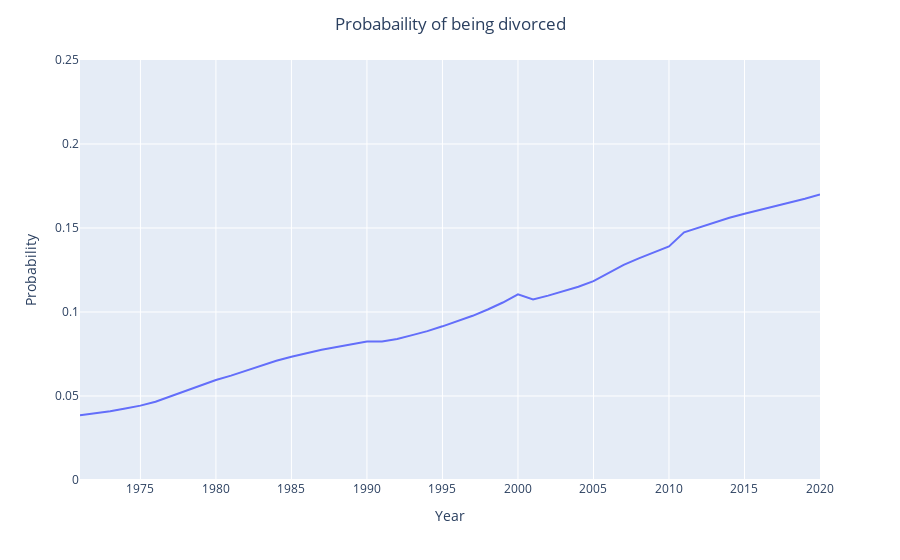

This figure's notebook cell:
### Code cell
# Frequentist P(divorced)
fig = px.line(df, x='year', y="p_divorced", labels={"year": "Year", "p_divorced": "Probability"})
fig.update_layout(title_text='Probabaility of being divorced', title_x=0.5, yaxis_range=[0,0.25])
fig.show()

### Figure 1 — Plotly figure (JSON) as saved in the notebook; plotly's stock layout.template omitted (floating-point values rounded to 4 significant figures)
{"data": [{"hovertemplate": "Year=%{x}<br>Probability=%{y}<extra></extra>", "legendgroup": "", "line": {"color": "#636efa", "dash": "solid"}, "marker": {"symbol": "circle"}, "mode": "lines", "name": "", "orientation": "v", "showlegend": false, "type": "scatter", "x": [1971, 1972, 1973, 1974, 1975, 1976, 1977, 1978, 1979, 1980, 1981, 1982, 1983, 1984, 1985, 1986, 1987, 1988, 1989, 1990, 1991, 1992, 1993, 1994, 1995, 1996, 1997, 1998, 1999, 2000, 2001, 2002, 2003, 2004, 2005, 2006, 2007, 2008, 2009, 2010, 2011, 2012, 2013, 2014, 2015, 2016, 2017, 2018, 2019, 2020], "xaxis": "x", "y": [0.03849, 0.03959, 0.04089, 0.04255, 0.04428, 0.04661, 0.0499, 0.05329, 0.05665, 0.05955, 0.06213, 0.06508, 0.0681, 0.07093, 0.07336, 0.07557, 0.07749, 0.0791, 0.08078, 0.08237, 0.08244, 0.08397, 0.08624, 0.0886, 0.09148, 0.09459, 0.09773, 0.1015, 0.1056, 0.1105, 0.1074, 0.1097, 0.1123, 0.115, 0.1184, 0.1232, 0.128, 0.1319, 0.1355, 0.139, 0.1475, 0.1505, 0.1532, 0.1561, 0.1585, 0.1609, 0.1632, 0.1652, 0.1674, 0.17], "yaxis": "y"}], "layout": {"legend": {"tracegroupgap": 0}, "margin": {"t": 60}, "title": {"text": "Probabaility of being divorced", "x": 0.5}, "xaxis": {"anchor": "y", "domain": [0, 1], "title": {"text": "Year"}}, "yaxis": {"anchor": "x", "domain": [0, 1], "range": [0, 0.25], "title": {"text": "Probability"}}}}
